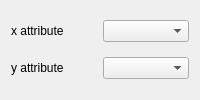
<?xml version="1.0" encoding="UTF-8"?>
<ui version="4.0">
 <class>Form</class>
 <widget class="QWidget" name="Form">
  <property name="windowTitle">
   <string>Form</string>
  </property>
  <layout class="QGridLayout" name="gridLayout">
   <item row="0" column="0">
    <widget class="QLabel" name="label_x">
     <property name="text">
      <string>x attribute</string>
     </property>
    </widget>
   </item>
   <item row="0" column="1">
    <widget class="QComboBox" name="combosel_x_att"/>
   </item>
   <item row="1" column="0">
    <widget class="QLabel" name="label_y">
     <property name="text">
      <string>y attribute</string>
     </property>
    </widget>
   </item>
   <item row="1" column="1">
    <widget class="QComboBox" name="combosel_y_att"/>
   </item>
  </layout>
 </widget>
 <resources/>
 <connections/>
</ui>
